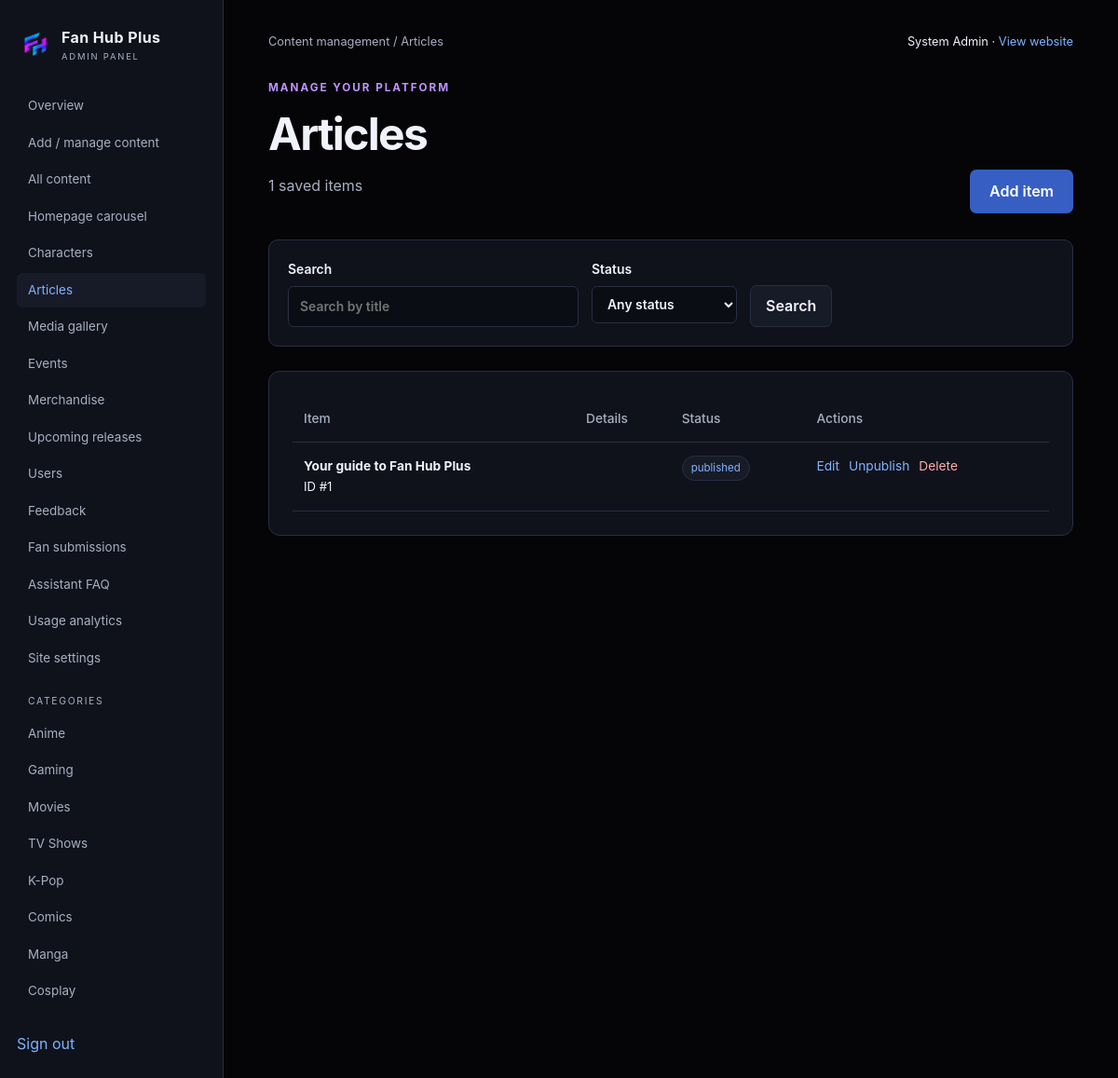
Screenshot of /Admin/articles.php (signed in) with the database file from the repository.
### tables this page shows
CREATE TABLE `categories` (
  `category_id` int(10) UNSIGNED NOT NULL,
  `name` varchar(80) NOT NULL,
  `slug` varchar(80) NOT NULL,
  `description` text DEFAULT NULL,
  `image_url` varchar(500) DEFAULT NULL,
  `sort_order` int(11) NOT NULL DEFAULT 0,
  `is_active` tinyint(1) NOT NULL DEFAULT 1
);

CREATE TABLE `users` (
  `user_id` int(10) UNSIGNED NOT NULL,
  `name` varchar(120) NOT NULL,
  `email` varchar(190) NOT NULL,
  `password_hash` varchar(255) NOT NULL,
  `role` enum('user','editor','admin') NOT NULL DEFAULT 'user',
  `avatar_url` varchar(500) DEFAULT NULL,
  `bio` text DEFAULT NULL,
  `status` enum('active','suspended','pending') NOT NULL DEFAULT 'active',
  `created_at` timestamp NOT NULL DEFAULT current_timestamp(),
  `updated_at` timestamp NOT NULL DEFAULT current_timestamp() ON UPDATE current_timestamp(),
  `last_login` datetime DEFAULT NULL,
  `session_version` int(10) UNSIGNED NOT NULL DEFAULT 1
);

CREATE TABLE `articles` (
  `article_id` int(10) UNSIGNED NOT NULL,
  `category_id` int(10) UNSIGNED DEFAULT NULL,
  `author_id` int(10) UNSIGNED DEFAULT NULL,
  `title` varchar(255) NOT NULL,
  `slug` varchar(280) NOT NULL,
  `excerpt` text DEFAULT NULL,
  `body` longtext NOT NULL,
  `hero_image` varchar(700) DEFAULT NULL,
  `status` enum('draft','published','pending') DEFAULT 'published',
  `published_at` datetime DEFAULT NULL,
  `created_at` timestamp NOT NULL DEFAULT current_timestamp(),
  `updated_at` timestamp NOT NULL DEFAULT current_timestamp() ON UPDATE current_timestamp()
);

### Admin/articles.php (called while the page is built)
<?php
$module_key = 'articles';
require __DIR__ . '/../includes/admin_list.php';

### config/config.php (called while the page is built, shortened)
<?php
function base_url(string $path = ''): string {
    return BASE_URL . '/' . ltrim($path, '/');
}

### includes/functions.php (called while the page is built, shortened)
<?php
require_once __DIR__ . '/auth.php';
function e(mixed $value): string { return htmlspecialchars((string)($value ?? ''), ENT_QUOTES | ENT_SUBSTITUTE, 'UTF-8'); }
function input(string $key, string $default = '', ?array $source = null): string {
    $value = ($source ?? $_POST)[$key] ?? $default;
    return is_scalar($value) ? trim((string)$value) : $default;
}
function get(string $key, string $default = ''): string { return input($key, $default, $_GET); }
function categories(): array { return db_all('SELECT * FROM categories WHERE is_active=1 ORDER BY sort_order,name'); }
function category_url(string $slug): string {
    $map = ['tv-shows'=>'tvshows','k-pop'=>'kpop'];
    return base_url(($map[$slug] ?? $slug) . '.php');
}

### includes/db.php (called while the page is built, shortened)
<?php
require_once __DIR__ . '/../config/config.php';
function db_query(string $sql, array $params = []): mysqli_stmt {
    $statement = $GLOBALS['conn']->prepare($sql);
    if ($params) {
        $types = '';
        foreach ($params as $value) $types .= is_int($value) ? 'i' : (is_float($value) ? 'd' : 's');
        $statement->bind_param($types, ...$params);
    }
    $statement->execute();
    return $statement;
}
function db_all(string $sql, array $params = []): array {
    return db_query($sql, $params)->get_result()->fetch_all(MYSQLI_ASSOC);
}
function db_one(string $sql, array $params = []): ?array {
    return db_query($sql, $params)->get_result()->fetch_assoc();
}

### includes/admin_modules.php (called while the page is built, shortened)
<?php
function admin_modules(): array {
    $category=['label'=>'Category','type'=>'category','required'=>true];
    $description=['label'=>'Description','type'=>'textarea','max'=>20000];
    $title=['label'=>'Title','required'=>true,'max'=>255];
    $image=['label'=>'Image URL / saved path','type'=>'image','max'=>700];
    $url=['label'=>'Resource URL','type'=>'url','max'=>700];
    $status=['label'=>'Publication','type'=>'select','options'=>['draft','published'],'default'=>'draft'];
}

### includes/auth.php (called while the page is built, shortened)
<?php
require_once __DIR__ . '/db.php';
function current_user(): ?array {
    $user = db_one("SELECT * FROM users WHERE user_id=? AND status='active'", [(int)$_SESSION['user_id']]);
    $expired = time() - ($_SESSION['last_seen'] ?? 0) > 7200;
    return $user;
}

### includes/admin_list.php (the view, shortened to what this page needs)
<?php
require_once __DIR__.'/functions.php';require_admin();require_once __DIR__.'/admin_modules.php';
$modules=admin_modules();$key=$module_key??'content';$module=$modules[$key];$table=$module['table'];$pk=$module['id'];$name=$module['name'];
$q=get('q');$where='1=1';$params=[];
$total=(int)db_one("SELECT COUNT(*) total FROM $table WHERE $where",$params)['total'];$pages=max(1,(int)ceil($total/20));$page=min($pages,max(1,(int)get('page','1')));$offset=($page-1)*20;
$rows=db_all("SELECT * FROM $table WHERE $where ORDER BY $pk DESC LIMIT 20 OFFSET $offset",$params);
$page_title=isset($admin_category_slug)?'Manage '.ucwords(str_replace('-',' ',$admin_category_slug)):$module['title'];
require __DIR__.'/admin_header.php';
?>
<div class="page-heading"><div><p class="eyebrow">MANAGE YOUR PLATFORM</p><h1><?=e($page_title)?></h1><p><?=$total?> saved items</p></div><a class="button" href="<?=e(base_url('Admin/add-content.php?kind='.$key))?>">Add item</a></div>
<form method="get" class="filters"><label>Search<input name="q" type="search" value="<?=e($q)?>" placeholder="Search by title"></label><?php if(isset($module['status'])):?><label>Status<select name="status"><option value="">Any status</option></select></label><?php endif;?><div class="filter-actions"><button class="button secondary">Search</button></div></form>
<div class="panel table-wrap"><table class="data-table"><thead><tr><th>Item</th><th>Details</th><th>Status</th><th>Actions</th></tr></thead><tbody><?php foreach($rows as $row):?><tr><td><strong><?=e($row[$name])?></strong><br><small>ID #<?=(int)$row[$pk]?></small></td><td></td><td><span class="pill"><?=e(isset($module['status'])?$row[$module['status']]:($key==='chatbot'?($row['is_active']?'active':'inactive'):'published'))?></span></td><td><div class="actions"><a href="<?=e(base_url('Admin/add-content.php?kind='.$key.'&id='.$row[$pk]))?>">Edit</a><?php if(isset($module['status'])):?><form method="post"><button class="text-button" name="action" value="toggle"><?=$row[$module['status']]===($key==='carousel'?'active':'published')?'Unpublish':'Publish'?></button></form><?php endif;?><form method="post" data-confirm="Delete this item? This cannot be undone."><button class="text-button danger" name="action" value="delete">Delete</button></form></div></td></tr><?php endforeach;?></tbody></table></div><?php require __DIR__.'/admin_footer.php';?>

### includes/admin_header.php
<?php
require_once __DIR__.'/functions.php';require_admin();$admin=current_user();
?>
<!doctype html><html lang="en"><head><meta charset="utf-8"><meta name="viewport" content="width=device-width,initial-scale=1"><title><?=e($page_title??'Admin')?> | Fan Hub Plus</title><link rel="stylesheet" href="<?=e(base_url('assets/app.css'))?>"><script src="<?=e(base_url('assets/app.js'))?>" defer></script></head><body><a class="skip-link" href="#main">Skip to content</a><div class="admin-shell"><aside class="admin-sidebar"><a class="site-brand" href="<?=e(base_url('Admin/dashboard.php'))?>"><img src="<?=e(base_url('assets/images/logo.png'))?>" alt=""><span><strong>Fan Hub Plus</strong><small>ADMIN PANEL</small></span></a><nav aria-label="Administration"><?php foreach(['dashboard.php'=>'Overview','add-content.php'=>'Add / manage content','content.php'=>'All content','carousel.php'=>'Homepage carousel','characters.php'=>'Characters','articles.php'=>'Articles','media.php'=>'Media gallery','events.php'=>'Events','merchandise.php'=>'Merchandise','upcoming.php'=>'Upcoming releases','users.php'=>'Users','feedback.php'=>'Feedback','submissions.php'=>'Fan submissions','chatbot.php'=>'Assistant FAQ','analytics.php'=>'Usage analytics','settings.php'=>'Site settings'] as $path=>$label):?><a href="<?=e(base_url('Admin/'.$path))?>" <?=basename($_SERVER['SCRIPT_NAME'])===$path?'aria-current="page"':''?>><?=e($label)?></a><?php endforeach;?><span class="group-label">CATEGORIES</span><?php foreach(categories() as $cat):?><a href="<?=e(base_url('Admin/'.basename(category_url($cat['slug']))))?>"><?=e($cat['name'])?></a><?php endforeach;?></nav><form action="<?=e(base_url('Admin/logout.php'))?>" method="post"><?=csrf_field()?><button class="text-button">Sign out</button></form></aside><main id="main" class="admin-main"><div class="admin-top"><p>Content management / <?=e($page_title??'Overview')?></p><div><span><?=e($admin['name'])?></span> · <a href="<?=e(base_url())?>">View website</a></div></div><?php foreach(get_flashes() as [$type,$message]):?><div class="notice <?=e($type)?>" role="status"><?=e($message)?></div><?php endforeach;?>

### assets/app.css (style rules this page uses)
:root { color-scheme: dark; --bg: #050508; --panel: #10121b; --panel2: #171b27; --line: #292e40; --text: #f0f2fc; --muted: #a7afc2; --blue: #80b3ff; --purple: #bd95fc; --input: #0a0d14; --danger: #ffaaaa; --success: #94deb0; --shadow: 0 12px 38px #0003; font: 16px/1.6 Inter, Segoe UI, Arial, sans-serif; }
* { box-sizing: border-box; }
body { margin: 0; min-height: 100vh; background: var(--bg); color: var(--text); font: inherit; }
a { color: var(--blue); text-decoration: none; }
button, input, textarea, select { font: inherit; }
button, a, input, select, textarea, summary { outline-offset: 4px; }
img { max-width: 100%; }
button, summary { cursor: pointer; }
h1, h2, h3, p { margin: 0 0 1rem; }
h1 { font-size: clamp(1.9rem, 4vw, 3rem); line-height: 1.15; letter-spacing: -0.035em; }
p, .muted { color: var(--muted); }
small { font-size: 0.82rem; }
.site-brand { display: flex; align-items: center; gap: 10px; color: var(--text); flex-shrink: 0; }
.site-brand img { width: 38px; height: 44px; object-fit: contain; }
.site-brand strong { display: block; font-size: 1rem; letter-spacing: 0.025em; }
.site-brand small { display: block; font-size: 0.59rem; letter-spacing: 0.19em; color: var(--muted); }
.page-heading { display: flex; justify-content: space-between; align-items: flex-end; gap: 20px; margin-bottom: 28px; }
.eyebrow { text-transform: uppercase; letter-spacing: 0.17em; font-size: 0.73rem; color: var(--purple); font-weight: 700; margin-bottom: 12px; }
.button, button.button { display: inline-flex; justify-content: center; align-items: center; gap: 8px; padding: 11px 20px; border: 1px solid transparent; border-radius: 7px; color: #fff; background: #365ec3; font-weight: 600; line-height: 1.45; text-decoration: none; cursor: pointer; box-shadow: none; }
.secondary, button.secondary, a.secondary { color: var(--text); background: var(--panel2); border: 1px solid var(--line); padding: 10px 16px; border-radius: 7px; }
.danger { color: var(--danger) !important; }
.text-button { color: var(--blue); border: 0; background: none; padding: 0; }
.actions { display: flex; gap: 10px; align-items: center; flex-wrap: wrap; }
.actions form { margin: 0; }
.panel { min-width: 0; overflow-wrap: anywhere; padding: 25px; border: 1px solid var(--line); background: var(--panel); border-radius: 12px; margin-bottom: 24px; }
.pill { display: inline-block; padding: 3px 9px; background: var(--panel2); color: var(--blue); border: 1px solid var(--line); border-radius: 20px; font-size: 0.72rem; }
label { display: block; font-size: 0.87rem; font-weight: 600; color: var(--text); }
input, textarea, select { display: block; width: 100%; margin: 7px 0 0; background: var(--input); border: 1px solid var(--line); border-radius: 6px; padding: 10px 12px; color: var(--text); min-width: 0; }
.filters { display: grid; grid-template-columns: 2fr repeat(3, 1fr); gap: 14px; padding: 20px; background: var(--panel); border: 1px solid var(--line); border-radius: 10px; margin-bottom: 26px; }
.filter-actions { display: flex; align-items: flex-end; gap: 10px; }
.table-wrap { overflow-x: auto; }
.data-table { width: 100%; border-collapse: collapse; font-size: 0.86rem; }
.data-table th, .data-table td { text-align: left; padding: 14px 12px; border-bottom: 1px solid var(--line); vertical-align: top; }
.data-table th { color: var(--muted); font-weight: 500; }
.data-table .actions { min-width: 145px; }
.admin-shell { display: grid; grid-template-columns: 240px minmax(0, 1fr); min-height: 100vh; }
.admin-sidebar { background: var(--panel); border-right: 1px solid var(--line); padding: 26px 18px; }
.admin-sidebar nav { display: grid; gap: 2px; margin: 25px 0; }
.admin-sidebar nav a { padding: 8px 12px; border-radius: 6px; color: var(--muted); font-size: 0.84rem; }
.admin-sidebar nav a:hover, .admin-sidebar nav a[aria-current] { background: var(--panel2); color: var(--blue); text-decoration: none; }
.admin-sidebar .group-label { font-size: 0.65rem; color: var(--muted); letter-spacing: 0.16em; margin: 18px 12px 5px; }
.admin-main { padding: 35px clamp(20px, 4vw, 55px); min-width: 0; }
.admin-top { display: flex; justify-content: space-between; gap: 15px; margin-bottom: 30px; font-size: 0.8rem; }
.admin-top p { margin: 0; }

### rows the page displays
categories: name "Anime"
categories: name "Gaming"
categories: name "Movies"
categories: name "TV Shows"
categories: name "K-Pop"
categories: name "Comics"
categories: name "Manga"
categories: name "Cosplay"
users: name "System Admin"
articles: title "Your guide to Fan Hub Plus", article_id "1", status "published", shows "Unpublish"

### other values shown
$label "Overview"
$label "Add / manage content"
$label "All content"
$label "Homepage carousel"
$label "Characters"
$label "Articles"
$label "Media gallery"
$label "Events"
$label "Merchandise"
$label "Upcoming releases"
$label "Users"
$label "Feedback"
$label "Fan submissions"
$label "Assistant FAQ"
$label "Usage analytics"
